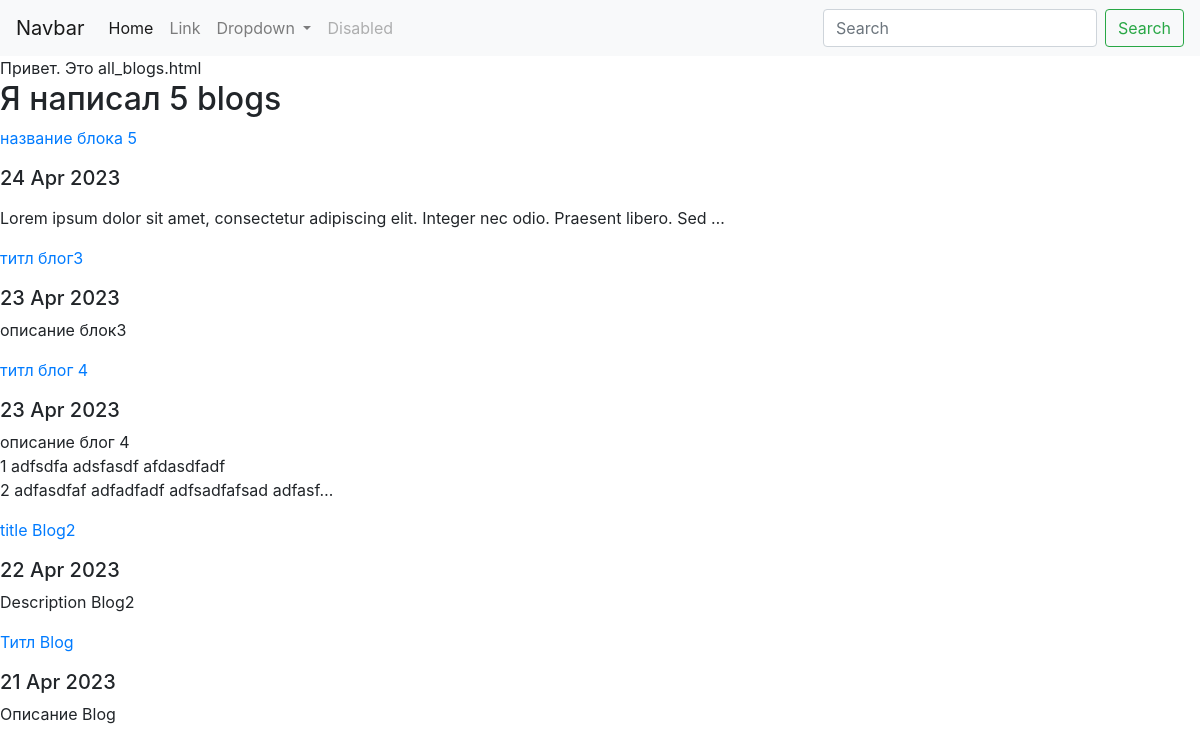
Screenshot of /blog/ with the database file from the repository.
### blog/models.py (models this page shows, shortened)
class Blog(models.Model):
    title = models.CharField(max_length=200)
    description = models.TextField()
    date = models.DateField()

### blog/views.py (the view)
# urls.py: path('', views.all_blogs, name='all_blogs'),
def all_blogs(request):
    blogs = Blog.objects.order_by('-date') [:5]                       # отображает не более 5 блогов на страницу
    return render(request, 'blog/all_blogs.html', {'blogs':blogs})

### blog/templates/blog/all_blogs.html
{% extends 'portfolio/base.html' %}
{% block content %}
    Привет. Это all_blogs.html
    <h2>Я написал {{ blogs.count }} blog{{ blogs.count|pluralize }}</h2>
    <h2>{% for blog in blogs %}</h2>
        <a href="{% url 'blog:detail' blog.id %}"><p>{{ blog.title }}</p></a>
        <h5>{{ blog.date|date:'d M Y' }}</h5>
        <p>{{ blog.description|safe|truncatechars:100 }}</p>
    {% endfor %}
{% endblock %}

### rows the page displays
Blog: title "название блока 5", date "24 Apr 2023", description "Lorem ipsum dolor sit amet, consectetur adipiscing elit. Integer nec odio. Praesent libero. Sed …"
Blog: title "титл блог3", date "23 Apr 2023", description "описание блок3"
Blog: title "титл блог 4", date "23 Apr 2023", description "описание блог 4 1 adfsdfa adsfasdf afdasdfadf 2 adfasdfaf adfadfadf adfsadfafsad adfasf…"
Blog: title "title Blog2", date "22 Apr 2023", description "Description Blog2"
Blog: title "Титл Blog", date "21 Apr 2023", description "Описание Blog"

### other values shown
{{ blogs.count }} "5"
